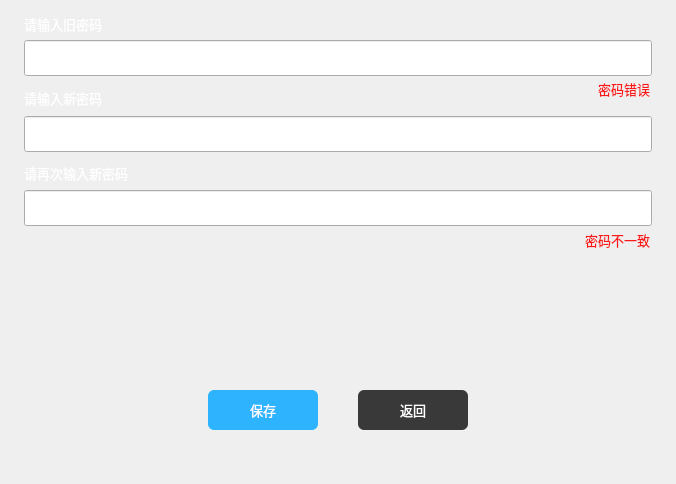
    <widget class="QWidget" name="EditPassWidget" native="true">
     <property name="geometry">
      <rect>
       <x>296</x>
       <y>0</y>
       <width>676</width>
       <height>484</height>
      </rect>
     </property>
     <property name="font">
      <font>
       <pointsize>10</pointsize>
      </font>
     </property>
     <property name="mouseTracking">
      <bool>true</bool>
     </property>
     <property name="styleSheet">
      <string notr="true">QWidget#EditPassWidget{
background-color: rgb(45, 45, 45);
border-radius: 4px;
}</string>
     </property>
     <widget class="QLabel" name="label_19">
      <property name="geometry">
       <rect>
        <x>24</x>
        <y>90</y>
        <width>91</width>
        <height>16</height>
       </rect>
      </property>
      <property name="font">
       <font>
        <family>Sans Serif</family>
        <pointsize>10</pointsize>
       </font>
      </property>
      <property name="styleSheet">
       <string notr="true">QLabel#label_19{
color:#fff;
}
</string>
      </property>
      <property name="text">
       <string>请输入新密码</string>
      </property>
     </widget>
     <widget class="QLabel" name="label_20">
      <property name="geometry">
       <rect>
        <x>24</x>
        <y>16</y>
        <width>91</width>
        <height>16</height>
       </rect>
      </property>
      <property name="font">
       <font>
        <family>Sans Serif</family>
        <pointsize>10</pointsize>
       </font>
      </property>
      <property name="styleSheet">
       <string notr="true">QLabel#label_20{
color:#fff;
}
</string>
      </property>
      <property name="text">
       <string>请输入旧密码</string>
      </property>
     </widget>
     <widget class="QLineEdit" name="oldPasswordEdit">
      <property name="geometry">
       <rect>
        <x>24</x>
        <y>40</y>
        <width>628</width>
        <height>36</height>
       </rect>
      </property>
      <property name="font">
       <font>
        <pointsize>10</pointsize>
       </font>
      </property>
      <property name="focusPolicy">
       <enum>Qt::StrongFocus</enum>
      </property>
      <property name="styleSheet">
       <string notr="true">QLineEdit#oldPasswordEdit[isError=false]{
border: 1px solid #393939;
background-color:#222222;
color: #fff;
border-radius: 6px;
text-align:left center;
padding-left:10px;
padding-right:10px;
}
QLineEdit#oldPasswordEdit[isError=true]{
border: 1px solid #fa4949;
background-color:#222222;
color: #fff;
border-radius: 6px;
text-align:left center;
padding-left:10px;
padding-right:10px;
}</string>
      </property>
      <property name="echoMode">
       <enum>QLineEdit::Password</enum>
      </property>
     </widget>
     <widget class="QLineEdit" name="newPasswordEdit">
      <property name="geometry">
       <rect>
        <x>24</x>
        <y>116</y>
        <width>628</width>
        <height>36</height>
       </rect>
      </property>
      <property name="font">
       <font>
        <pointsize>10</pointsize>
       </font>
      </property>
      <property name="focusPolicy">
       <enum>Qt::StrongFocus</enum>
      </property>
      <property name="styleSheet">
       <string notr="true">QLineEdit#newPasswordEdit[isError=&quot;false&quot;]{
border: 1px solid #393939;
background-color:#222222;
color: #fff;
border-radius: 6px;
text-align:left center;
padding-left:10px;
padding-right:10px;
}
QLineEdit#newPasswordEdit[isError=&quot;true&quot;]{
border: 1px solid #fa3939;
background-color:#222222;
color: #fff;
border-radius: 6px;
text-align:left center;
padding-left:10px;
padding-right:10px;
}</string>
      </property>
      <property name="echoMode">
       <enum>QLineEdit::Password</enum>
      </property>
     </widget>
     <widget class="QLineEdit" name="confirmPasswordEdit">
      <property name="geometry">
       <rect>
        <x>24</x>
        <y>190</y>
        <width>628</width>
        <height>36</height>
       </rect>
      </property>
      <property name="font">
       <font>
        <pointsize>10</pointsize>
       </font>
      </property>
      <property name="focusPolicy">
       <enum>Qt::StrongFocus</enum>
      </property>
      <property name="styleSheet">
       <string notr="true">QLineEdit#confirmPasswordEdit[isError=&quot;false&quot;]{
border: 1px solid #393939;
background-color:#222222;
color: #fff;
border-radius: 6px;
text-align:left center;
padding-left:10px;
padding-right:10px;
}
QLineEdit#confirmPasswordEdit[isError=&quot;true&quot;]{
border: 1px solid #fa4949;
background-color:#222222;
color: #fff;
border-radius: 6px;
text-align:left center;
padding-left:10px;
padding-right:10px;
}</string>
      </property>
      <property name="echoMode">
       <enum>QLineEdit::Password</enum>
      </property>
     </widget>
     <widget class="QLabel" name="label_21">
      <property name="geometry">
       <rect>
        <x>24</x>
        <y>165</y>
        <width>121</width>
        <height>16</height>
       </rect>
      </property>
      <property name="font">
       <font>
        <family>Sans Serif</family>
        <pointsize>10</pointsize>
       </font>
      </property>
      <property name="styleSheet">
       <string notr="true">QLabel#label_21{
color:#fff;
}
</string>
      </property>
      <property name="text">
       <string>请再次输入新密码</string>
      </property>
     </widget>
     <widget class="QPushButton" name="savePasswordBtn">
      <property name="geometry">
       <rect>
        <x>208</x>
        <y>390</y>
        <width>110</width>
        <height>40</height>
       </rect>
      </property>
      <property name="font">
       <font>
        <pointsize>10</pointsize>
        <weight>50</weight>
        <italic>false</italic>
        <bold>false</bold>
       </font>
      </property>
      <property name="styleSheet">
       <string notr="true">QPushButton#savePasswordBtn{
background-color:#2eb3ff;
border:none;
color:#fff;
border-radius:6px;
}

QPushButton#savePasswordBtn:hover{
background-color:#3fc4ff;
border:none;
color:#fff;
border-radius:6px;
}

QPushButton#savePasswordBtn:pressed{
background-color:#1da2ff;
border:none;
color:#fff;
border-radius:6px;
}</string>
      </property>
      <property name="text">
       <string>保存</string>
      </property>
     </widget>
     <widget class="QPushButton" name="cancelPasswordBtn">
      <property name="geometry">
       <rect>
        <x>358</x>
        <y>390</y>
        <width>110</width>
        <height>40</height>
       </rect>
      </property>
      <property name="font">
       <font>
        <family>Sans Serif</family>
        <pointsize>10</pointsize>
       </font>
      </property>
      <property name="styleSheet">
       <string notr="true">QPushButton#cancelPasswordBtn{
border:none;
color:#fff;
background-color:#393939;
border-radius:6px;
}

QPushButton#cancelPasswordBtn:hover{
background-color:#464646;
border:none;
color:#fff;
border-radius:6px;
}

QPushButton#cancelPasswordBtn:pressed{
background-color:#343434;
border:none;
color:#fff;
border-radius:6px;
}</string>
      </property>
      <property name="text">
       <string>返回</string>
      </property>
     </widget>
     <widget class="QLabel" name="label_24">
      <property name="geometry">
       <rect>
        <x>519</x>
        <y>79</y>
        <width>131</width>
        <height>20</height>
       </rect>
      </property>
      <property name="font">
       <font>
        <family>Sans Serif</family>
        <pointsize>10</pointsize>
       </font>
      </property>
      <property name="styleSheet">
       <string notr="true">QLabel#label_24{
color:#fa1919;
}
</string>
      </property>
      <property name="text">
       <string>密码错误</string>
      </property>
      <property name="alignment">
       <set>Qt::AlignRight|Qt::AlignTrailing|Qt::AlignVCenter</set>
      </property>
      <property name="isError" stdset="0">
       <bool>false</bool>
      </property>
     </widget>
     <widget class="QLabel" name="label_25">
      <property name="geometry">
       <rect>
        <x>266</x>
        <y>155</y>
        <width>381</width>
        <height>20</height>
       </rect>
      </property>
      <property name="font">
       <font>
        <family>Sans Serif</family>
        <pointsize>10</pointsize>
       </font>
      </property>
      <property name="styleSheet">
       <string notr="true">QLabel#label_25{
color:#fa1919;
}
</string>
      </property>
      <property name="text">
       <string/>
      </property>
      <property name="alignment">
       <set>Qt::AlignRight|Qt::AlignTrailing|Qt::AlignVCenter</set>
      </property>
      <property name="isError" stdset="0">
       <bool>false</bool>
      </property>
     </widget>
     <widget class="QLabel" name="label_26">
      <property name="geometry">
       <rect>
        <x>449</x>
        <y>230</y>
        <width>201</width>
        <height>20</height>
       </rect>
      </property>
      <property name="font">
       <font>
        <family>Sans Serif</family>
        <pointsize>10</pointsize>
       </font>
      </property>
      <property name="styleSheet">
       <string notr="true">QLabel#label_26{
color:#fa1919;
}
</string>
      </property>
      <property name="text">
       <string>密码不一致</string>
      </property>
      <property name="alignment">
       <set>Qt::AlignRight|Qt::AlignTrailing|Qt::AlignVCenter</set>
      </property>
      <property name="isError" stdset="0">
       <bool>false</bool>
      </property>
     </widget>
    </widget>
